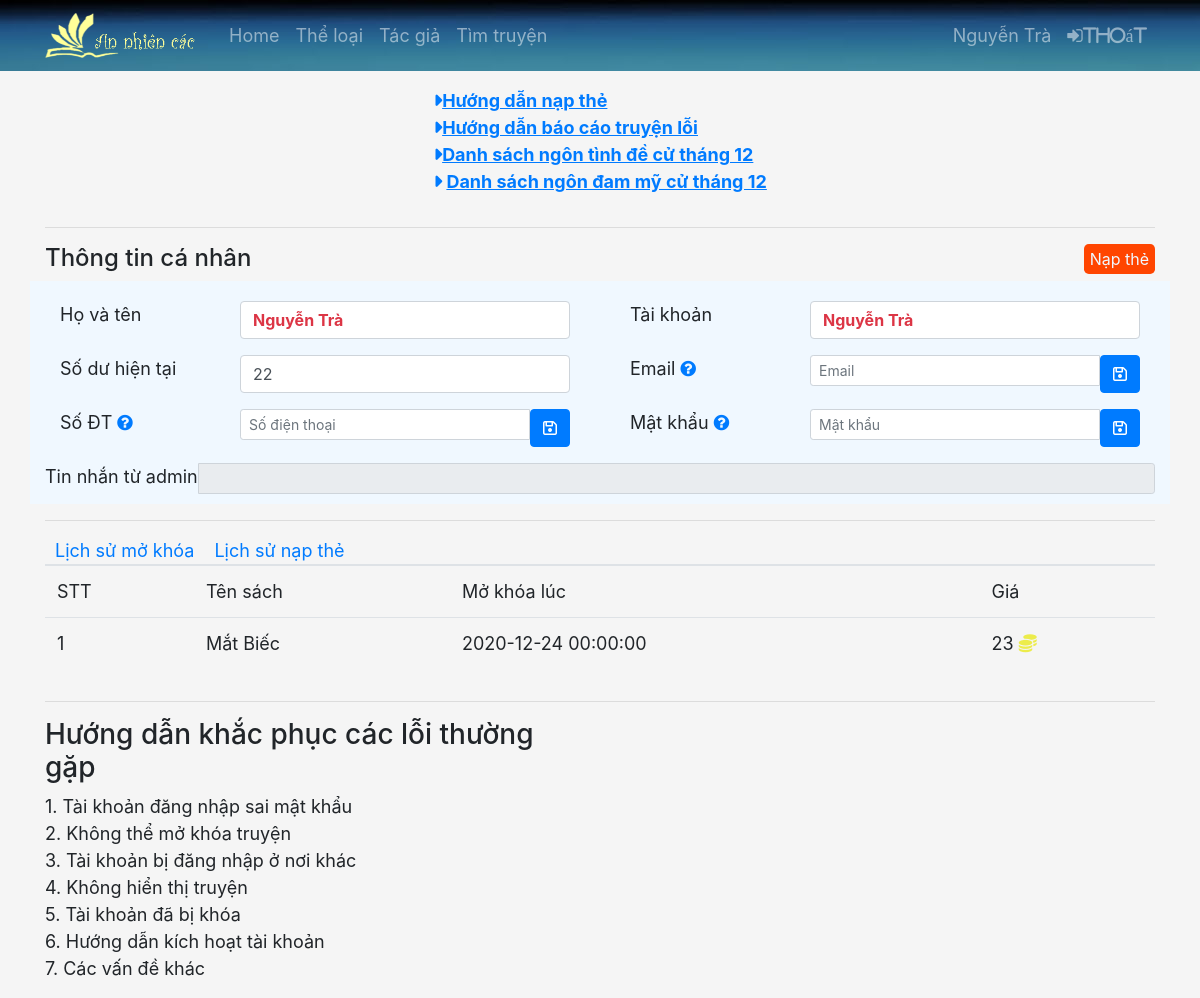
/thongtinthanhvien.php (signed in), run on the app's committed database.
### tables this page shows
CREATE TABLE `thanh_vien` (
  `ma_thanh_vien` char(20) NOT NULL,
  `mat_khau` varchar(255) NOT NULL,
  `ten_thanh_vien` varchar(40) NOT NULL,
  `email` varchar(50) DEFAULT NULL,
  `sdt` char(11) DEFAULT NULL,
  `so_tien` int(11) NOT NULL,
  `quyen` int(11) NOT NULL
);

CREATE TABLE `gio_hang` (
  `ma_giao_dich` int(11) NOT NULL,
  `ngay_mua` datetime DEFAULT NULL,
  `ma_thanh_vien` char(20) NOT NULL,
  `ma_sach` char(7) NOT NULL,
  `gia_mo_khoa` int(11) NOT NULL
);

CREATE TABLE `sach` (
  `ma_sach` char(7) NOT NULL,
  `ten_sach` varchar(100) NOT NULL,
  `mo_ta` varchar(500) DEFAULT NULL,
  `tinh_trang` varchar(15) NOT NULL,
  `hinh_anh` char(40) NOT NULL,
  `ma_tac_gia` char(7) NOT NULL,
  `luot_doc` int(11) NOT NULL,
  `gia_tien` int(11) NOT NULL,
  `khoa` int(11) NOT NULL
);

### thongtinthanhvien.php (the view, shortened to what this page needs)
<?php
include 'function.php';
$thongtinthanhvien=mysqli_query($conn,"select * from thanh_vien where ma_thanh_vien='".$_SESSION['tai_khoan_tv']."'");
$thongtin=mysqli_fetch_array($thongtinthanhvien);
?>
<div class="container">
    <hr>
    <div>
        <div class="nap btn">
            <a type="button" onclick="shownapthe();">Nạp thẻ</a>
        </div>
        <div>
            <h4>Thông tin cá nhân</h4>
            <div class="user-profile">
                <div class="row">
                    <div class="col-md-12 khungthongtin">
                        <div class="row">
                            <div class="col-md-6">
                                <form id="profile" class="form-horizontal">
                                    <div class="profile">
                                        <div class="form-group">
                                            <label class="col-sm-4 control-label">Họ và tên</label>
                                            <div class="col-sm-8">
                                            <span class="form-control input-sm"><strong class="text-danger"><?php echo $thongtin['ten_thanh_vien'] ?></strong></span>
                                            </div>
                                        </div>
                                        <div class="form-group">
                                            <label class="col-sm-4 control-label">Số dư hiện tại</label>
                                            <div class="col-sm-8">
                                            <span class="form-control input-sm"><?php echo $thongtin['so_tien'] ?></span>
                                            </div>
                                        </div>
                                        <div class="form-group">
                                            <label class="col-sm-4 control-label" >Số ĐT <a href="" data-toggle="tooltip" title="Dùng để hỗ trợ khi gặp sự cố"><i class="fa fa-question-circle"></i></a></label>
                                            <div class="col-sm-8">
                                                <div class="input-group input-group-sm">
                                                    <input class="form-control" type="text"  name="phone" value="<?php echo $thongtin['sdt'] ?>" placeholder="Số điện thoại">
                                                    <span class="input-group-btn">
                                                    <a href="" class="btn btn-primary" data-toggle="tooltip" title="Lưu">
                                                        <i class="fa fa-save"></i>
                                                    </a>
                                                    </span>
                                                </div>
                                            </div>
                                        </div>
                                    </div>
                                </form>
                            </div>
                            <div class="col-md-6">
                                <form id="profile" class="form-horizontal">
                                    <div class="form-group">
                                        <label class="col-sm-4 control-label" for="thanh_vien_id">Tài khoản</label>
                                        <div class="col-sm-8">
                                            <span class="form-control input-sm"><strong class="text-danger"><?php echo $thongtin['ma_thanh_vien'] ?></strong></span>
                                        </div>
                                    </div>
                                    <div class="form-group">
                                        <label class="col-sm-4 control-label" >Email <a href="" data-toggle="tooltip" title="Dùng để đăng nhập bằng tài khoản"><i class="fa fa-question-circle"></i></a></label>
                                        <div class="col-sm-8">
                                            <div class="input-group input-group-sm">
                                                <input class="form-control" type="text"  name="email" value="<?php echo $thongtin['email'] ?>" placeholder="Email">
                                                <span class="input-group-btn">
                                                    <a href="" class="btn btn-primary" data-toggle="tooltip" title="Lưu" id="update-email">
                                                        <i class="fa fa-save"></i>
                                                    </a>
                                                </span>
                                            </div>
                                        </div>
                                    </div>
                                    <div class="form-group">
                                        <label class="col-sm-4 control-label" for="password">Mật khẩu <a href="" data-toggle="tooltip" title="Dùng để đăng nhập bằng tài khoản"><i class="fa fa-question-circle"></i></a></label>
                                        <div class="col-sm-8">
                                            <div class="input-group input-group-sm">
                                                <input class="form-control" type="text" id="password" name="password" value="" placeholder="Mật khẩu">
                                                <span class="input-group-btn">
                                                    <a href="" class="btn btn-primary" data-toggle="tooltip" title="Lưu" >
                                                        <i class="fa fa-save"></i>
                                                    </a>
                                                </span>
                                            </div>
                                        </div>
                                    </div>
                                </form>
                            </div>
                        </div>
                        <div class="row">
                            <div class="col-md-12">
                                <div class="input-group input-group-sm">
                                    <span class="input-group-addon">Tin nhắn từ admin</span>
                                        <input type="text" name="" value="" class="form-control" readonly />
                                </div>
                            </div>
                        </div>
                    </div>
                </div>
            </div>
        </div>
        <hr>
        <div>
            <div class="row">
                <div class="col-md-12">
                    <ul class="nav nav-tabs">
                        <li style="margin-left: 10px;margin-right:10px"><a href="#mo-khoa" data-toggle="tab">Lịch sử mở khóa</a></li>
                        <li style="margin-left: 10px;margin-right:10px"><a href="#nap-the" data-toggle="tab">Lịch sử nạp thẻ</a></li>
                    </ul>
                    <div class="tab-content">
                        <div class="tab-pane active" id="mo-khoa">
                            <div class="">
                                <table class="table">
                                    <thead>
                                        <tr>
                                            <td class="text-left">STT</td>
                                            <td class="text-left">Tên sách</td>
                                            <td class="text-left">Mở khóa lúc</td>
                                            <td class="text-left">Giá</td>
                                        </tr>
                                    </thead>
                                    <tbody>
                                        <?php
                                            $mokhoa=mysqli_query($conn,"select * from gio_hang gh join sach s on gh.ma_sach=s.ma_sach where ma_thanh_vien='".$_SESSION['tai_khoan_tv']."'");
                                            if(mysqli_num_rows($mokhoa)>0){
                                                $stt=1;
                                                while($ketqua=mysqli_fetch_array($mokhoa)){
                                                    echo'
                                                    <tr>
                                                        <td class="text-left">'.$stt.'</td>
                                                        <td class="text-left">'.$ketqua['ten_sach'].'</td>
                                                        <td class="text-left">'.$ketqua['ngay_mua'].'</td>
                                                        <td class="text-left">'.$ketqua['gia_mo_khoa'].' <i class="fas fa-coins    "></td>
                                                    </tr>
                                                    ';
                                                    $stt=$stt+1;
                                                }
                                            }else{
                                                echo '
                                                <tr>
                                                    <td colspan="4" class="text-left">Chưa có dữ liệu.</td>
                                                </tr>
                                                ';
                                            };
                                        ?>
                                    </tbody>
                                </table>
                            </div>
                        </div>
                    </div>
                </div>
            </div>
        </div>
    </div>
    <hr>
    <div class="row">
        <div class="col-md-6">
        <h3 class="title">Hướng dẫn khắc phục các lỗi thường gặp</h3>
        <p>1. Tài khoản đăng nhập sai mật khẩu<br>
        2. Không thể mở khóa truyện<br>
        3. Tài khoản bị đăng nhập ở nơi khác<br>
        4. Không hiển thị truyện<br>
        5. Tài khoản đã bị khóa<br>
        6. Hướng dẫn kích hoạt tài khoản<br>
        7. Các vấn đề khác
        </div>
    <div class="col-md-6">
    </div>
  </div>
</div>

### main.css (style rules this page uses)
html { height: 100%; }
.form-group { display: flex; }
.khungthongtin { background-color: aliceblue; padding-top: 20px; padding-bottom: 10px; }
.fa-coins { color:#e8e805b5 ; }
.nap { float: right; background-color: orangered; }
.nap { float: right; background-color: orangered; color: aliceblue; padding: 2px 5px 2px 5px; border-radius: 0.3rem; text-transform: none; }

### data on the page
thanh_vien: ten_thanh_vien "Nguyễn Trà", so_tien "22", ma_thanh_vien "Nguyễn Trà"
gio_hang: ma_sach.ten_sach "Mắt Biếc", ngay_mua "2020-12-24 00:00:00", gia_mo_khoa "23"

### other printed values
$_SESSION['ten_tk'] "Nguyễn Trà"
